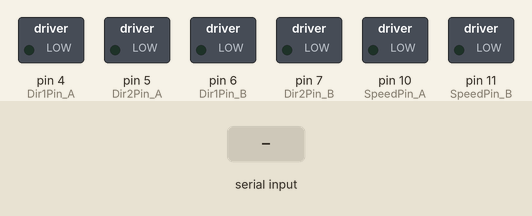
The sketch below on a simulated Arduino Uno, built with avr-gcc and run on an emulated ATmega328P. Parts: switched loads named in the sketch (green lamp = pin HIGH). The test bench sets the inputs (shaded band).

Above: at 1.2 s.
1.3 s: "G" received over the second serial link
At 2.5 s:
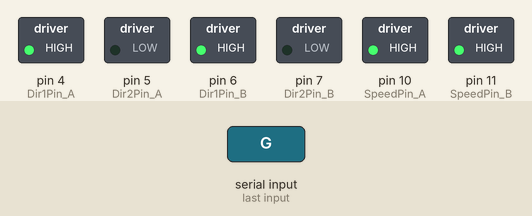
2.8 s: "S" received over the second serial link
At 4.5 s:
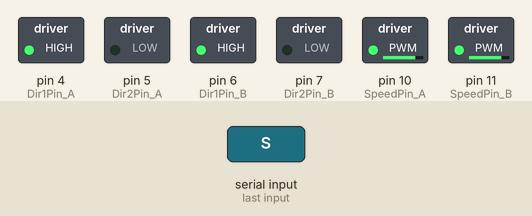
At 8.7 s:
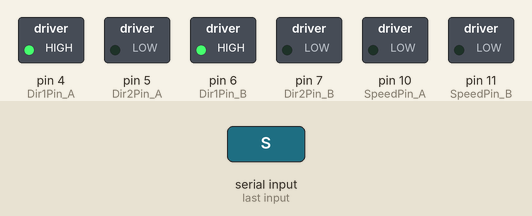
Timing chart, 0 to 10.2 s (numbered marks = the images above; inputs shaded):
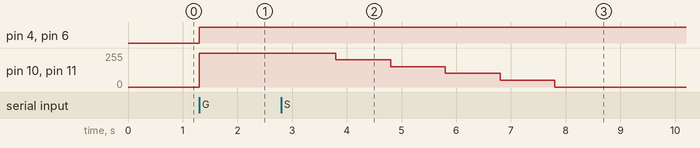

Measured:
- after the input at 1.3 s, pin 4 (Dir1Pin_A), pin 6 (Dir1Pin_B): LOW → HIGH at once; pin 10 (SpeedPin_A), pin 11 (SpeedPin_B): 0/255 → 255/255 at once
- after the input at 2.8 s, pin 10 (SpeedPin_A), pin 11 (SpeedPin_B): moves from 255/255 to 0/255 over 4.0 s, starting after 1.0 s

The sketch:

new_motor_1641.ino
```cpp
#include <SoftwareSerial.h>

SoftwareSerial BTSerial(2, 3); // RX, TX

int Dir1Pin_A = 4;      // A 제어신호 1핀 (모터)
int Dir2Pin_A = 5;      // A 제어신호 2핀 (모터)
int SpeedPin_A = 10;    // A PWM제어를 위한 핀 (모터)
int Dir1Pin_B = 6;      // B 제어신호 1핀 (모터)
int Dir2Pin_B = 7;      // B 제어신호 2핀 (모터)
int SpeedPin_B = 11;    // B PWM제어를 위한 핀 (모터)

char command;           // 헬멧에서 불러오는 시리얼 데이터를 command로 설정
bool motorRunning = false;  // 처음에 모터 작동 상태를 !Running으로 설정

void setup() {
  Serial.begin(9600);
  BTSerial.begin(9600);
  pinMode(Dir1Pin_A, OUTPUT);             // A 제어 1번핀 출력모드 설정
  pinMode(Dir2Pin_A, OUTPUT);             // A 제어 2번핀 출력모드 설정
  pinMode(SpeedPin_A, OUTPUT);            // A PWM제어핀 출력모드 설정
  pinMode(Dir1Pin_B, OUTPUT);             // B 제어 1번핀 출력모드 설정
  pinMode(Dir2Pin_B, OUTPUT);             // B 제어 2번핀 출력모드 설정
  pinMode(SpeedPin_B, OUTPUT);            // B PWM제어핀 출력모드 설정
}

void loop() {
  if (BTSerial.available()) {
    command = BTSerial.read();
    if (command == 'G' && !motorRunning) {   //헬멧 수신 데이터가 'Go'이고 현재 모터 작동 상태가 !Running이라면
      // 모터 최고 속도
      digitalWrite(Dir1Pin_A, HIGH);         //모터(A)가 시계 방향으로 회전
      digitalWrite(Dir2Pin_A, LOW);
      analogWrite(SpeedPin_A, 255);          //모터 속도를 최대로 설정
      digitalWrite(Dir1Pin_B, HIGH);         //모터(B)가 시계 방향으로 회전
      digitalWrite(Dir2Pin_B, LOW);
      analogWrite(SpeedPin_B, 255);          //모터 속도를 최대로 설정
      motorRunning = true;                   //모터 작동 상태를 Running으로 설정
    } else if (command == 'S' && motorRunning) { //헬멧 수신 데이터가 'Stop'이고 현재 모터 작동 상태가 Running이라면
      motorRunning = false;                  //모터 작동 상태를 !Running으로 설정
      // 모터 감속
      for (int i = 255; i >= 0; i -= 51) {
        analogWrite(SpeedPin_A, i);          //모터 속도를 점차 줄임
        analogWrite(SpeedPin_B, i);          //모터 속도를 점차 줄임
        delay(1000);
      }
      analogWrite(SpeedPin_A, 0);            // 모터 완전히 멈춤
      analogWrite(SpeedPin_B, 0);            // 모터 완전히 멈춤
    }
  }
}
```
